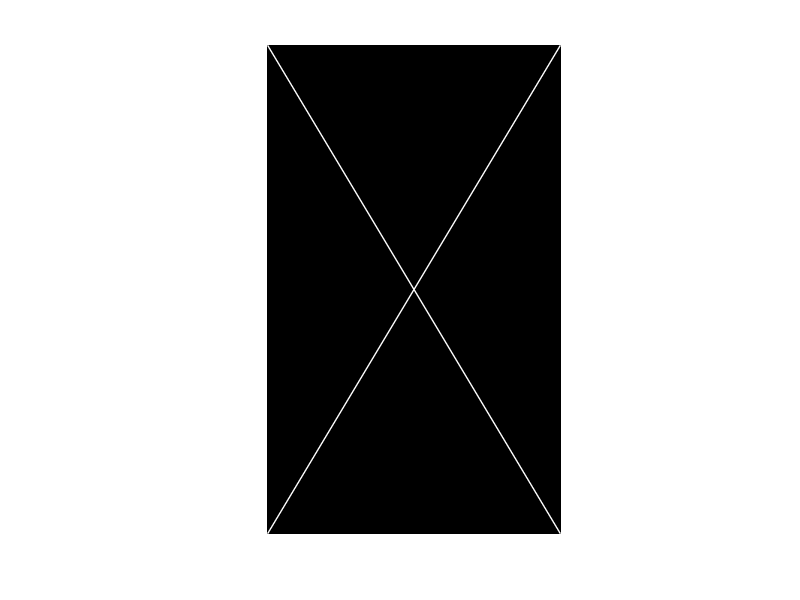

Reproduce this figure in MATLAB. (Note: this script raises an error after producing the figure.)
clear;
img = zeros(800,480,3,"uint8");
% for row =1:800
%     for col = 1:480
%         if img(row,col,:) == 0
%             img(row,col,:) = 220;
%         end
%     end
% end
imshow(img)
hold on
plot([1,480],[1,800],'color','w','LineWidth',1);
hold on
plot([1,480], [800,1],'color','w','LineWidth',1) 
H = getframe(gca);
imwrite(H.cdata(2:801,:,:), "/Users/sanghyunryu/Dropbox (Meta)/DVE/test_Image/480x800/Line_Image/CrossLine_b.png");



